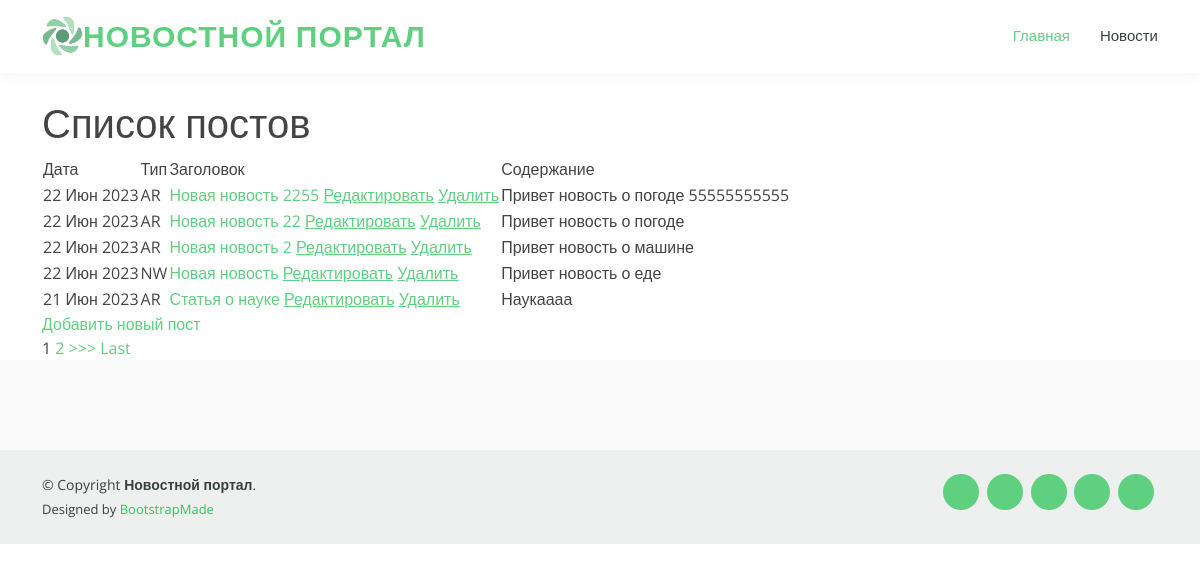
Page /news/ on the committed database.
### news/models.py (models this page shows, shortened)
class Post (models.Model):
    author = models.ForeignKey(Author, on_delete = models.CASCADE)
    article = 'AR'
    new = 'NW'
    POSTS = [
        (article, 'Статья'),
        (new, 'Новость'),
    ]
    post = models.CharField(max_length = 2, choices = POSTS, default = new)
    datatime = models.DateTimeField(auto_now_add = True)
    data = models.DateField (auto_now_add = True)
    category = models.ManyToManyField(Category, through = 'PostCategory')
    title = models.CharField(max_length = 150, default = '')
    text = models.TextField(default = '')
    ratingPost = models.IntegerField(default = 0)

### news/views.py (the view)
# urls.py: path('', NewsList.as_view()),
class NewsList (ListView):
    model = Post
    template_name = 'news.html'
    context_object_name = 'news'
    queryset = Post.objects.order_by('-id')
    paginate_by = 5

### news/templatetags/custom_filters.py (called while the page is built)
@register.filter(name='censor')
def censor(text):
    if isinstance(text, str):
        stop_word = ['бля','Бля','БЛЯ']
        text_word = text.split()
        text_censor = []
        for word in text_word:
            if word not in stop_word:
                text_censor.append(word)
        return ' '.join(text_censor)
    else:
        raise ValueError(f'{type(text)} не является строкой')

### templates/news.html (shortened to what this page needs)
{% extends 'flatpages/default.html' %}
{% load custom_filters %}
{% block content %}
<h1>Список постов </h1>
    {% if news %}
        <table>
            <tr>
                <td>
                    Дата
                </td>
                <td>
                    Тип
                </td>
                <td>
                    Заголовок
                </td>
                <td>
                    Содержание
                </td>
            </tr>
            {% for new in news %}
            <tr>
                <td>
                    {{ new.datatime | date:'d M Y' }}
                </td>
                <td>
                    {{ new.post}}
                </td>
                <td>
                    <a href="{% url 'new' new.id %}">{{ new.title | truncatechars:25 | censor }}</a>
                    <a href="{% url 'new_edit' new.id %}"><u>Редактировать</u></a>
                    <a href="{% url 'new_delete' new.id %}"><u> Удалить </u></a>
                </td>
                <td>
                    {{ new.text | truncatechars:50 | censor}}
                </td>
            </tr>
            {% endfor %}
        </table>
        <a href="{% url 'add' %}">Добавить новый пост</a>
        <br>
        {% if is_paginated %}
            {% for num in page_obj.paginator.page_range %}
                {% if page_obj.number == num %}
                    <a>{{ num }}</a>
                {% elif num > page_obj.number|add:'-3' and num < page_obj.number|add:'3' %}
                    <a href="?page={{ num }}">{{ num }}</a>
                {% endif %}
            {% endfor %}
            {% if page_obj.has_next %}
                <a href="?page={{ page_obj.next_page_number }}">>>></a>
                <a href="?page={{ page_obj.paginator.num_pages }}">Last</a>
            {% endif %}
        {% endif %}
    {% endif %}
{% endblock content %}

### static/assets/css/style.css (style rules this page uses)
body { font-family: "Open Sans", sans-serif; color: #444444; }
a { color: #5fcf80; text-decoration: none; }
h1, h2, h3, h4, h5, h6 { font-family: "Raleway", sans-serif; }

### rows in the picture
Post: datatime "22 Июн 2023", post "AR", title|censor "Новая новость 2255", text|censor "Привет новость о погоде 55555555555"
Post: datatime "22 Июн 2023", post "AR", title|censor "Новая новость 22", text|censor "Привет новость о погоде"
Post: datatime "22 Июн 2023", post "AR", title|censor "Новая новость 2", text|censor "Привет новость о машине"
Post: datatime "22 Июн 2023", post "NW", title|censor "Новая новость", text|censor "Привет новость о еде"
Post: datatime "21 Июн 2023", post "AR", title|censor "Статья о науке", text|censor "Наукаааа"

### other values in the picture
{{ num }} "1"
{{ num }} "2"
